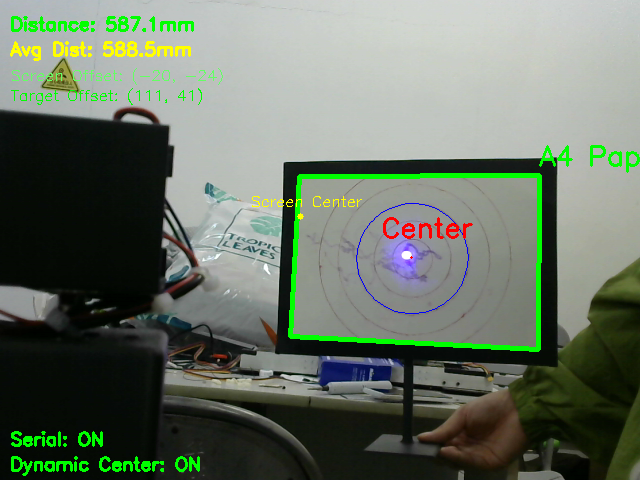
#> input picture Simplified A4 Paper Tracking System_sceenshot_01.08.2025.png, 640 x 480 px, given in place of the camera
$ python distance.py
#> lines starting #> are read from the running program, lines starting #| are printed output that depends on the picture; after the words box and inside, x2 and y2 are one past the last pixel; in counts of white or black regions, pixels touching at a corner belong together
import cv2
import numpy as np
import math
import json
import os

# A4纸的实际尺寸 (单位: 毫米)
A4_WIDTH_MM = 210.0
A4_HEIGHT_MM = 297.0

# 检测阈值参数
MEAN_INNER_VAL = 100
MEAN_BORDER_VAL = 80

# 校准文件路径
CALIBRATION_FILE = "camera_calibration.json"

class CalibratedDistanceEstimator:
    def __init__(self):
        # 默认摄像头参数（需要校准）
        self.camera_params = {
            "focal_length_mm": 2.8,      # 焦距
            "sensor_width_mm": 5.37,     # 传感器宽度
            "sensor_height_mm": 4.04,    # 传感器高度
            "calibration_factor": 1.0     # 校准因子
        }

        # 加载校准参数
        self.load_calibration()
#> (reads camera_calibration.json from the repository)

        # 历史记录
        self.distance_history = []
        self.max_history = 10

        # 校准相关
        self.calibration_mode = False
        self.calibration_data = []

    def load_calibration(self):
        """加载校准参数"""
        if os.path.exists(CALIBRATION_FILE):
            try:
                with open(CALIBRATION_FILE, 'r') as f:
                    saved_params = json.load(f)
                    self.camera_params.update(saved_params)
                print(f"已加载校准参数: {self.camera_params}")
            except Exception as e:
                print(f"加载校准参数失败: {e}")

    def save_calibration(self):
        """保存校准参数"""
        try:
            with open(CALIBRATION_FILE, 'w') as f:
                json.dump(self.camera_params, f, indent=2)
            print(f"校准参数已保存到 {CALIBRATION_FILE}")
        except Exception as e:
            print(f"保存校准参数失败: {e}")

    def order_points(self, pts):
        """整理四个顶点的顺序"""
        rect = np.zeros((4, 2), dtype="float32")
        s = pts.sum(axis=1)
        rect[0] = pts[np.argmin(s)]  # 左上
        rect[2] = pts[np.argmax(s)]  # 右下
        diff = np.diff(pts, axis=1)
        rect[1] = pts[np.argmin(diff)]  # 右上
        rect[3] = pts[np.argmax(diff)]  # 左下
        return rect

    def calculate_distance_from_width(self, pixel_width, frame_width):
        """
        基于宽度计算距离（推荐方法）
        使用相似三角形原理和摄像头FOV
        """
        focal_length = self.camera_params["focal_length_mm"]
        sensor_width = self.camera_params["sensor_width_mm"]
        calibration_factor = self.camera_params["calibration_factor"]

        # 计算水平视场角
        fov_horizontal_rad = 2 * math.atan(sensor_width / (2 * focal_length))

        # 计算在1米距离处每像素对应的实际距离
        mm_per_pixel_at_1m = (1000 * math.tan(fov_horizontal_rad / 2) * 2) / frame_width

        # 计算距离
        if pixel_width > 0 and mm_per_pixel_at_1m > 0:
            distance_mm = (A4_WIDTH_MM * 1000) / (pixel_width * mm_per_pixel_at_1m)
            return distance_mm * calibration_factor
        return None

    def calculate_distance_simple_pinhole(self, pixel_width, frame_width):
        """
        简化的针孔相机模型
        更直观的计算方法
        """
        focal_length = self.camera_params["focal_length_mm"]
        sensor_width = self.camera_params["sensor_width_mm"]
        calibration_factor = self.camera_params["calibration_factor"]

        # 针孔相机模型: distance = (real_width * focal_length * image_width) / (pixel_width * sensor_width)
        if pixel_width > 0:
            distance_mm = (A4_WIDTH_MM * focal_length * frame_width) / (pixel_width * sensor_width)
            return distance_mm * calibration_factor
        return None

    def auto_calibrate_from_known_distance(self, measured_distance, known_distance):
        """
        根据已知距离自动校准
        """
        if measured_distance and measured_distance > 0:
            new_factor = known_distance / measured_distance
            self.camera_params["calibration_factor"] *= new_factor
            self.save_calibration()
            print(f"校准因子已更新为: {self.camera_params['calibration_factor']:.4f}")
            return True
        return False

    def manual_calibrate_focal_length(self, pixel_width, frame_width, known_distance):
        """
        手动校准焦距
        """
        sensor_width = self.camera_params["sensor_width_mm"]

        # 反向计算焦距
        # distance = (A4_WIDTH * focal_length * frame_width) / (pixel_width * sensor_width)
        # focal_length = (distance * pixel_width * sensor_width) / (A4_WIDTH * frame_width)

        if pixel_width > 0:
            new_focal_length = (known_distance * pixel_width * sensor_width) / (A4_WIDTH_MM * frame_width)
            self.camera_params["focal_length_mm"] = new_focal_length
            self.camera_params["calibration_factor"] = 1.0  # 重置校准因子
            self.save_calibration()
            print(f"焦距已校准为: {new_focal_length:.4f} mm")
            return True
        return False

    def detect_and_measure_a4(self, frame):
        """检测A4纸并测量距离"""
        original_frame = frame.copy()

        # 转换为灰度图
        gray = cv2.cvtColor(frame, cv2.COLOR_BGR2GRAY)

        # 应用CLAHE改善对比度
        clahe = cv2.createCLAHE(clipLimit=2.0, tileGridSize=(8, 8))
        gray = clahe.apply(gray)

        # 高斯模糊
        blurred = cv2.GaussianBlur(gray, (5, 5), 0)

        # 自适应阈值
        thresh = cv2.adaptiveThreshold(blurred, 255, cv2.ADAPTIVE_THRESH_GAUSSIAN_C,
                                     cv2.THRESH_BINARY_INV, 11, 2)

        # 查找轮廓
        contours, _ = cv2.findContours(thresh, cv2.RETR_LIST, cv2.CHAIN_APPROX_SIMPLE)
        contours = sorted(contours, key=cv2.contourArea, reverse=True)[:10]

        detected_rect = None
        distance_mm = None
        pixel_width = 0

        for contour in contours:
            # 轮廓近似
            peri = cv2.arcLength(contour, True)
            approx = cv2.approxPolyDP(contour, 0.02 * peri, True)

            if len(approx) == 4:
                # 检查面积
                area = cv2.contourArea(approx)
                if area < 1000:
                    continue

                # 检查是否为凸形
                if not cv2.isContourConvex(approx):
                    continue

                # 颜色验证
                mask = np.zeros(gray.shape, dtype=np.uint8)
                cv2.drawContours(mask, [approx], -1, (255), -1)

                kernel = np.ones((10, 10), np.uint8)
                inner_mask = cv2.erode(mask, kernel, iterations=1)
                mean_inner_val = cv2.mean(gray, mask=inner_mask)[0]

                outer_mask = cv2.dilate(mask, kernel, iterations=1)
                border_mask = cv2.subtract(outer_mask, mask)
                mean_border_val = cv2.mean(gray, mask=border_mask)[0]

                if mean_inner_val > MEAN_INNER_VAL and mean_border_val < MEAN_BORDER_VAL:
                    detected_rect = approx
                    break

        if detected_rect is not None:
            # 绘制检测到的矩形
            cv2.drawContours(frame, [detected_rect], -1, (0, 255, 0), 3)

            # 透视变换准备
            rect_pts = self.order_points(detected_rect.reshape(4, 2))
            (tl, tr, br, bl) = rect_pts

            # 计算像素宽度（更精确的方法）
            width_a = np.sqrt(((br[0] - bl[0]) ** 2) + ((br[1] - bl[1]) ** 2))
            width_b = np.sqrt(((tr[0] - tl[0]) ** 2) + ((tr[1] - tl[1]) ** 2))
            pixel_width = max(int(width_a), int(width_b))

            # 计算距离
            distance_fov = self.calculate_distance_from_width(pixel_width, frame.shape[1])
            distance_pinhole = self.calculate_distance_simple_pinhole(pixel_width, frame.shape[1])

            # 使用FOV方法作为主要结果
            distance_mm = distance_fov

            # 更新历史记录
            if distance_mm:
                self.distance_history.append(distance_mm)
                if len(self.distance_history) > self.max_history:
                    self.distance_history.pop(0)

            # 显示信息
            cv2.putText(frame, "A4 Paper Detected", (detected_rect.ravel()[0], detected_rect.ravel()[1] - 10),
                       cv2.FONT_HERSHEY_SIMPLEX, 0.7, (0, 255, 0), 2)

            # 显示距离信息
            y_offset = 30
            if distance_fov:
                cv2.putText(frame, f"Distance (FOV): {distance_fov:.1f} mm", (10, y_offset),
                           cv2.FONT_HERSHEY_SIMPLEX, 0.6, (255, 255, 255), 2)
                y_offset += 25

            if distance_pinhole:
                cv2.putText(frame, f"Distance (Pinhole): {distance_pinhole:.1f} mm", (10, y_offset),
                           cv2.FONT_HERSHEY_SIMPLEX, 0.6, (200, 200, 200), 2)
                y_offset += 25

            cv2.putText(frame, f"Pixel Width: {pixel_width}", (10, y_offset),
                       cv2.FONT_HERSHEY_SIMPLEX, 0.6, (255, 255, 255), 2)
            y_offset += 25

            # 显示平均距离
            if self.distance_history:
                avg_distance = np.mean(self.distance_history)
                cv2.putText(frame, f"Avg Distance: {avg_distance:.1f} mm", (10, y_offset),
                           cv2.FONT_HERSHEY_SIMPLEX, 0.6, (0, 255, 255), 2)
                y_offset += 25

            # 显示校准参数
            cv2.putText(frame, f"Focal: {self.camera_params['focal_length_mm']:.2f}mm", (10, y_offset),
                       cv2.FONT_HERSHEY_SIMPLEX, 0.5, (100, 255, 100), 1)
            y_offset += 20
            cv2.putText(frame, f"Cal Factor: {self.camera_params['calibration_factor']:.3f}", (10, y_offset),
                       cv2.FONT_HERSHEY_SIMPLEX, 0.5, (100, 255, 100), 1)

            return frame, pixel_width, distance_mm

        return frame, 0, None

def main():
    estimator = CalibratedDistanceEstimator()
    cap = cv2.VideoCapture(0)

    if not cap.isOpened():
        print("错误：无法打开摄像头")
        return

    print("=== 可校准距离测量程序 ===")
    print("当前校准参数:")
    for key, value in estimator.camera_params.items():
        print(f"  {key}: {value}")
    print("\n操作说明:")
    print("- 'q': 退出程序")
    print("- 'c': 进入校准模式")
    print("- 'r': 重置校准参数")
    print("- 's': 保存当前校准参数")
    print("- 'h': 清除历史记录")
    print("\n校准模式操作:")
    print("- '1': 已知距离300mm，按1校准")
    print("- '2': 已知距离500mm，按2校准")
    print("- '3': 已知距离800mm，按3校准")
    print("- 'f': 使用当前测量校准焦距")

    calibration_mode = False
    known_distances = {ord('1'): 300, ord('2'): 500, ord('3'): 800}

    while True:
        ret, frame = cap.read()
#> frame is the input picture: shape (480, 640, 3); mean B, G, R 101.1, 115.4, 104.7
        if not ret:
            break

        # 检测A4纸并测量距离
        processed_frame, pixel_width, distance = estimator.detect_and_measure_a4(frame)
#> in detect_and_measure_a4, `gray = cv2.cvtColor(frame, cv2.COLOR_BGR2GRAY)`:
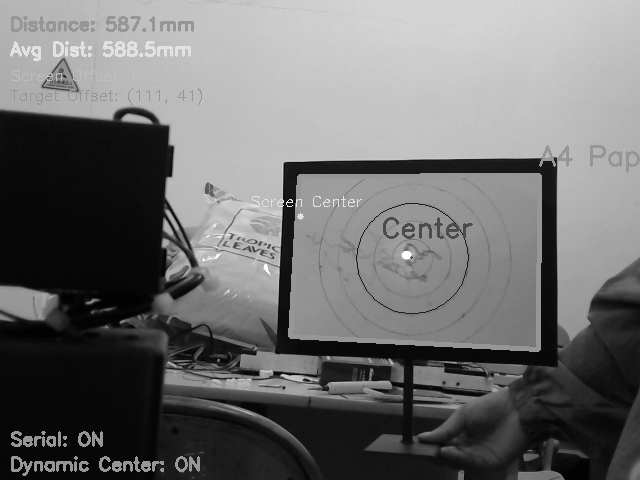
#> gray: shape (480, 640); min 1, max 255, mean 110.6
#> in detect_and_measure_a4, `gray = clahe.apply(gray)`:
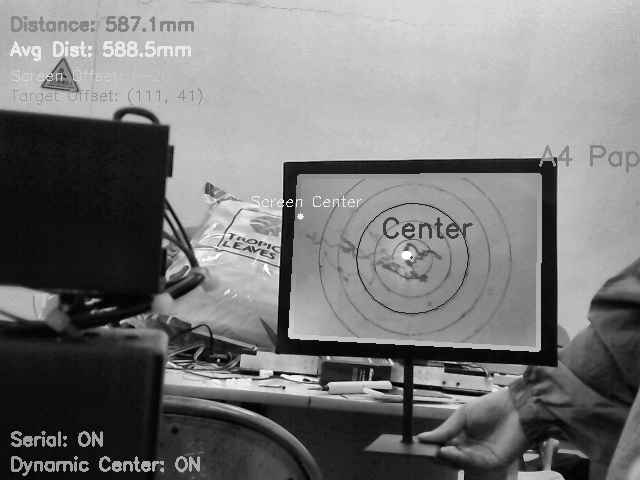
#> gray: shape (480, 640); min 1, max 255, mean 120
#> in detect_and_measure_a4, `thresh = cv2.adaptiveThreshold(blurred, 255, cv2.ADAPTIVE_THRESH_GAUSS..`:
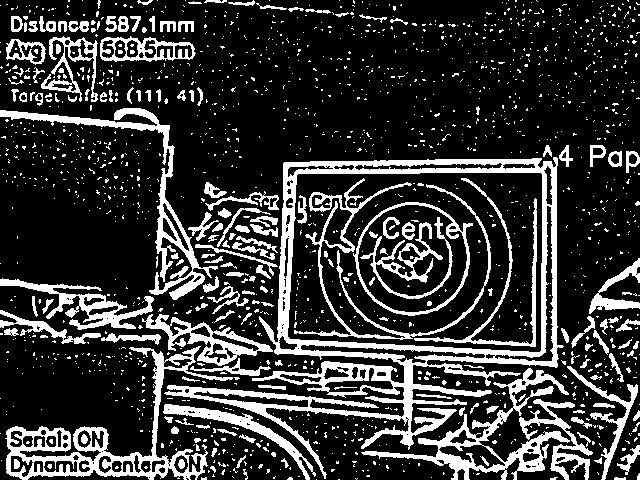
#> thresh: shape (480, 640); 21.1% white; 1693 white regions (1521 under 20 px)
#> in detect_and_measure_a4, `contours, _ = cv2.findContours(thresh, cv2.RETR_LIST, cv2.CHAIN_APPROX..`: contours = 1886 contours, 1667 with area under 20; largest, box (x1, y1, x2, y2) and area: (164, 157, 564, 479) 62583, (287, 172, 543, 353) 43266, (353, 202, 473, 316) 10068, (357, 204, 468, 313) 9166, (5, 346, 233, 480) 7042
#> in detect_and_measure_a4, `contours = sorted(contours, key=cv2.contourArea, reverse=True)[:10]`: contours = 10 contours; largest, box (x1, y1, x2, y2) and area: (164, 157, 564, 479) 62583, (287, 172, 543, 353) 43266, (353, 202, 473, 316) 10068, (357, 204, 468, 313) 9166, (5, 346, 233, 480) 7042
#> the loop in detect_and_measure_a4, `for contour in contours:` made 2 passes
#> (peri, area, mean_inner_val, mean_border_val, detected_rect) on pass 2: (851.5, 42332.5, 144.3, 30.42, [[296, 175], [540, 172], [541, 350], [290, 339]])
#> peri on pass 1: 3621.3
#> pass 2, in detect_and_measure_a4, `inner_mask = cv2.erode(mask, kernel, iterations=1)`:
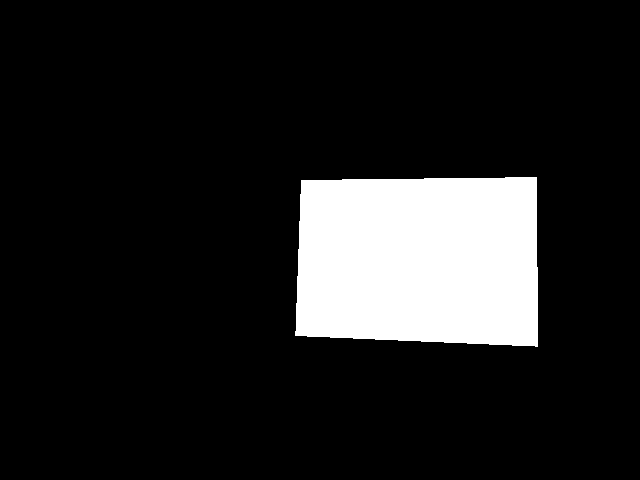
#> inner_mask: shape (480, 640); 12.7% white; 1 white region, box (x1, y1, x2, y2) and area: (295, 177, 538, 347) 38954
#> pass 2, in detect_and_measure_a4, `border_mask = cv2.subtract(outer_mask, mask)`:
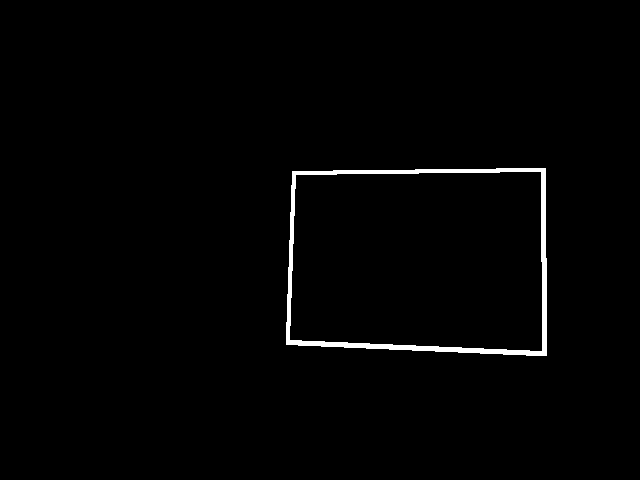
#> border_mask: shape (480, 640); 1.3% white; 1 white region, box (x1, y1, x2, y2) and area: (286, 168, 547, 356) 3960
#> after the loop in detect_and_measure_a4, `for contour in contours:`:
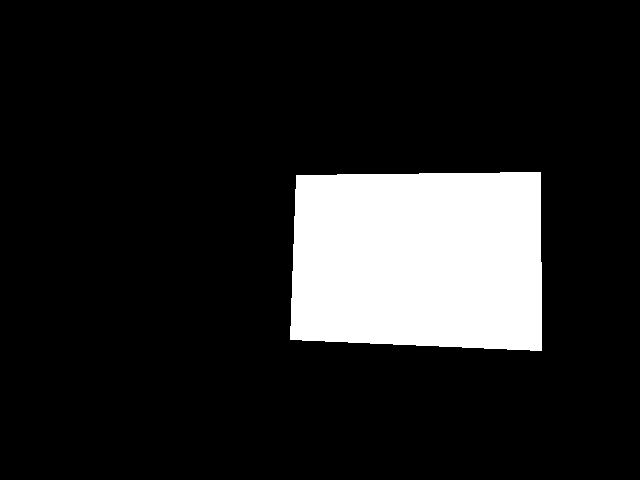
#> mask: shape (480, 640); 13.9% white; 1 white region, box (x1, y1, x2, y2) and area: (290, 172, 542, 351) 42752
#> in order_points, `s = pts.sum(axis=1)`: s = [471, 712, 891, 629]
#> in order_points, `diff = np.diff(pts, axis=1)`: diff = [-121, -368, -191, 49]
#> in detect_and_measure_a4, `rect_pts = self.order_points(detected_rect.reshape(4, 2))`: rect_pts = [[296, 175], [540, 172], [541, 350], [290, 339]]
#> in detect_and_measure_a4, `(tl, tr, br, bl) = rect_pts`: tl = [296, 175]; tr = [540, 172]; br = [541, 350]; bl = [290, 339]
#> in detect_and_measure_a4, `width_a = np.sqrt(((br[0] - bl[0]) ** 2) + ((br[1] - bl[1]) ** 2))`: width_a = 251.2
#> in detect_and_measure_a4, `width_b = np.sqrt(((tr[0] - tl[0]) ** 2) + ((tr[1] - tl[1]) ** 2))`: width_b = 244
#> in detect_and_measure_a4, `pixel_width = max(int(width_a), int(width_b))`: pixel_width = 251
#> in calculate_distance_from_width, `distance_mm = (A4_WIDTH_MM * 1000) / (pixel_width * mm_per_pixel_at_1m)`: distance_mm = 279.2
#> in detect_and_measure_a4, `distance_fov = self.calculate_distance_from_width(pixel_width, frame.s..`: distance_fov = 580.1
#> in calculate_distance_simple_pinhole, `distance_mm = (A4_WIDTH_MM * focal_length * frame_width) / (pixel_widt..`: distance_mm = 279.2
#> in detect_and_measure_a4, `distance_pinhole = self.calculate_distance_simple_pinhole(pixel_width,..`: distance_pinhole = 580.1
#> in detect_and_measure_a4, `cv2.putText(frame, f"Cal Factor: {self.camera_params['calibration_fact..`:
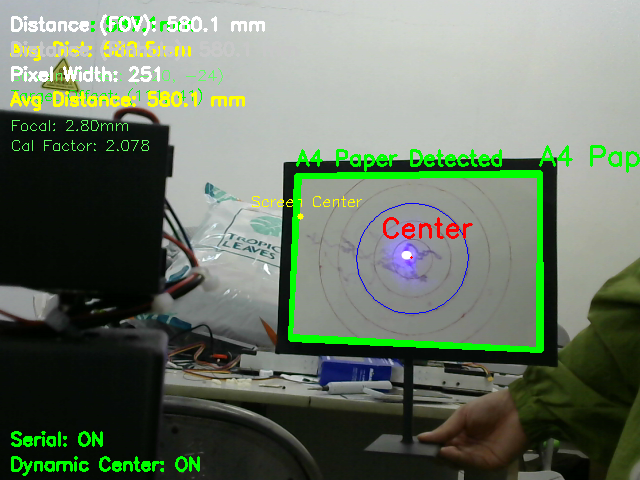
#> frame: shape (480, 640, 3); mean B, G, R 101.4, 118.3, 105.9
#> pixel_width = 251; distance = 580.1

        # 显示校准模式状态
        if calibration_mode:
            cv2.putText(processed_frame, "CALIBRATION MODE", (10, processed_frame.shape[0] - 10),
                       cv2.FONT_HERSHEY_SIMPLEX, 0.7, (0, 0, 255), 2)

        cv2.imshow('Calibrated Distance Measurement', processed_frame)

        # 键盘输入处理
        key = cv2.waitKey(1) & 0xFF
#> (key q is pressed here)

        if key == ord('q'):
            break
        elif key == ord('c'):
            calibration_mode = not calibration_mode
            print(f"校准模式: {'开启' if calibration_mode else '关闭'}")
        elif key == ord('r'):
            # 重置校准参数
            estimator.camera_params = {
                "focal_length_mm": 4.0,
                "sensor_width_mm": 3.68,
                "sensor_height_mm": 2.76,
                "calibration_factor": 1.0
            }
            estimator.save_calibration()
            print("校准参数已重置")
        elif key == ord('s'):
            estimator.save_calibration()
        elif key == ord('h'):
            estimator.distance_history.clear()
            print("历史记录已清除")
        elif calibration_mode and key in known_distances:
            # 校准距离
            if distance:
                known_dist = known_distances[key]
                estimator.auto_calibrate_from_known_distance(distance, known_dist)
                print(f"使用已知距离 {known_dist}mm 进行校准")
        elif calibration_mode and key == ord('f'):
            # 校准焦距
            if distance and pixel_width > 0:
                known_dist = float(input("请输入实际距离(mm): "))
                estimator.manual_calibrate_focal_length(pixel_width, frame.shape[1], known_dist)
                print("焦距校准完成")

    cap.release()
    cv2.destroyAllWindows()

    # 显示最终统计
    if estimator.distance_history:
        avg_distance = np.mean(estimator.distance_history)
#> avg_distance = 580.1
        std_distance = np.std(estimator.distance_history)
#> std_distance = 0
        print(f"\n最终统计:")
        print(f"平均距离: {avg_distance:.1f} ± {std_distance:.1f} mm")
#| 平均距离: 580.1 ± 0.0 mm
        print(f"最终校准参数: {estimator.camera_params}")

if __name__ == '__main__':
    main()
